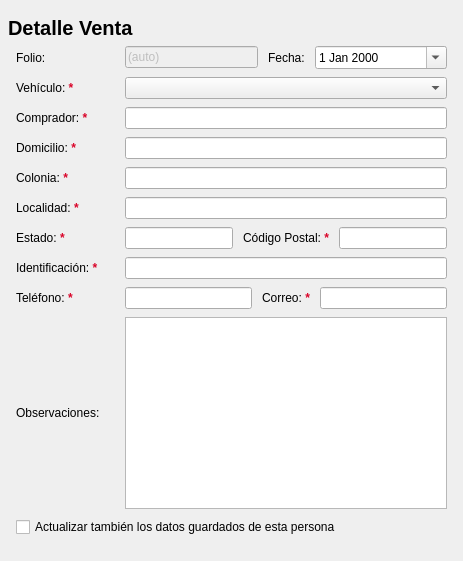
      <widget class="QFrame" name="saleDetailsCard">
       <layout class="QVBoxLayout" name="saleDetailsLayout">
        <property name="spacing">
         <number>-1</number>
        </property>
        <property name="leftMargin">
         <number>8</number>
        </property>
        <property name="topMargin">
         <number>16</number>
        </property>
        <property name="rightMargin">
         <number>8</number>
        </property>
        <property name="bottomMargin">
         <number>8</number>
        </property>
        <item>
         <widget class="QLabel" name="saleDetailsLabel">
          <property name="sizePolicy">
           <sizepolicy hsizetype="Preferred" vsizetype="Fixed">
            <horstretch>0</horstretch>
            <verstretch>0</verstretch>
           </sizepolicy>
          </property>
          <property name="font">
           <font>
            <pointsize>15</pointsize>
            <bold>true</bold>
           </font>
          </property>
          <property name="lineWidth">
           <number>1</number>
          </property>
          <property name="text">
           <string>Detalle Venta</string>
          </property>
          <property name="margin">
           <number>0</number>
          </property>
          <property name="class" stdset="0">
           <string>h3</string>
          </property>
         </widget>
        </item>
        <item>
         <widget class="QFrame" name="saleDetailsForm">
          <property name="sizePolicy">
           <sizepolicy hsizetype="Preferred" vsizetype="Preferred">
            <horstretch>0</horstretch>
            <verstretch>0</verstretch>
           </sizepolicy>
          </property>
          <layout class="QGridLayout" name="saleDetailsGrid">
           <property name="leftMargin">
            <number>8</number>
           </property>
           <property name="topMargin">
            <number>0</number>
           </property>
           <property name="rightMargin">
            <number>8</number>
           </property>
           <property name="bottomMargin">
            <number>16</number>
           </property>
           <property name="horizontalSpacing">
            <number>25</number>
           </property>
           <property name="verticalSpacing">
            <number>8</number>
           </property>
           <item row="0" column="1">
            <layout class="QGridLayout" name="saleDetailsSubForm1">
             <property name="horizontalSpacing">
              <number>10</number>
             </property>
             <property name="verticalSpacing">
              <number>-1</number>
             </property>
             <item row="0" column="0">
              <widget class="QLineEdit" name="folioEdit">
               <property name="enabled">
                <bool>false</bool>
               </property>
               <property name="text">
                <string>(auto)</string>
               </property>
              </widget>
             </item>
             <item row="0" column="1">
              <widget class="QLabel" name="dateLabel">
               <property name="text">
                <string>Fecha:</string>
               </property>
              </widget>
             </item>
             <item row="0" column="2">
              <widget class="QDateEdit" name="dateEdit">
               <property name="sizePolicy">
                <sizepolicy hsizetype="Expanding" vsizetype="Fixed">
                 <horstretch>0</horstretch>
                 <verstretch>0</verstretch>
                </sizepolicy>
               </property>
               <property name="calendarPopup">
                <bool>true</bool>
               </property>
              </widget>
             </item>
            </layout>
           </item>
           <item row="11" column="1">
            <widget class="QLineEdit" name="identificationEdit"/>
           </item>
           <item row="12" column="0">
            <widget class="QLabel" name="telefonoLabel">
             <property name="text">
              <string>&lt;html&gt;&lt;head/&gt;&lt;body&gt;&lt;p&gt;Teléfono: &lt;span style=&quot; font-weight:700; color:#d90429;&quot;&gt;*&lt;/span&gt;&lt;/p&gt;&lt;/body&gt;&lt;/html&gt;</string>
             </property>
            </widget>
           </item>
           <item row="3" column="0">
            <widget class="QLabel" name="vehiculoLabel">
             <property name="text">
              <string>&lt;html&gt;&lt;head/&gt;&lt;body&gt;&lt;p&gt;Vehículo: &lt;span style=&quot; font-weight:700; color:#d90429;&quot;&gt;*&lt;/span&gt;&lt;/p&gt;&lt;/body&gt;&lt;/html&gt;</string>
             </property>
            </widget>
           </item>
           <item row="0" column="0">
            <widget class="QLabel" name="folioLabel">
             <property name="text">
              <string>Folio: </string>
             </property>
            </widget>
           </item>
           <item row="11" column="0">
            <widget class="QLabel" name="identificacionLabel">
             <property name="text">
              <string>&lt;html&gt;&lt;head/&gt;&lt;body&gt;&lt;p&gt;Identificación: &lt;span style=&quot; font-weight:700; color:#d90429;&quot;&gt;*&lt;/span&gt;&lt;/p&gt;&lt;/body&gt;&lt;/html&gt;</string>
             </property>
            </widget>
           </item>
           <item row="12" column="1">
            <layout class="QGridLayout" name="saleDetailsSubForm3">
             <property name="horizontalSpacing">
              <number>10</number>
             </property>
             <property name="verticalSpacing">
              <number>-1</number>
             </property>
             <item row="0" column="1">
              <widget class="QLabel" name="emailLabel">
               <property name="text">
                <string>&lt;html&gt;&lt;head/&gt;&lt;body&gt;&lt;p&gt;Correo: &lt;span style=&quot; font-weight:700; color:#d90429;&quot;&gt;*&lt;/span&gt;&lt;/p&gt;&lt;/body&gt;&lt;/html&gt;</string>
               </property>
              </widget>
             </item>
             <item row="0" column="0">
              <widget class="QLineEdit" name="phoneEdit"/>
             </item>
             <item row="0" column="2">
              <widget class="QLineEdit" name="emailEdit"/>
             </item>
            </layout>
           </item>
           <item row="6" column="0">
            <widget class="QLabel" name="coloniaLabel">
             <property name="text">
              <string>&lt;html&gt;&lt;head/&gt;&lt;body&gt;&lt;p&gt;Colonia: &lt;span style=&quot; font-weight:700; color:#d90429;&quot;&gt;*&lt;/span&gt;&lt;/p&gt;&lt;/body&gt;&lt;/html&gt;</string>
             </property>
            </widget>
           </item>
           <item row="9" column="1">
            <layout class="QGridLayout" name="saleDetailsSubForm2">
             <property name="horizontalSpacing">
              <number>10</number>
             </property>
             <item row="0" column="1">
              <widget class="QLabel" name="zipCodeLabel">
               <property name="text">
                <string>&lt;html&gt;&lt;head/&gt;&lt;body&gt;&lt;p&gt;Código Postal: &lt;span style=&quot; font-weight:700; color:#d90429;&quot;&gt;*&lt;/span&gt;&lt;/p&gt;&lt;/body&gt;&lt;/html&gt;</string>
               </property>
              </widget>
             </item>
             <item row="0" column="0">
              <widget class="QLineEdit" name="stateEdit"/>
             </item>
             <item row="0" column="2">
              <widget class="QLineEdit" name="zipCodeEdit"/>
             </item>
            </layout>
           </item>
           <item row="7" column="1">
            <widget class="QLineEdit" name="localityEdit"/>
           </item>
           <item row="5" column="0">
            <widget class="QLabel" name="domicilioLabel">
             <property name="text">
              <string>&lt;html&gt;&lt;head/&gt;&lt;body&gt;&lt;p&gt;Domicilio: &lt;span style=&quot; font-weight:700; color:#d90429;&quot;&gt;*&lt;/span&gt;&lt;/p&gt;&lt;/body&gt;&lt;/html&gt;</string>
             </property>
            </widget>
           </item>
           <item row="5" column="1">
            <widget class="QLineEdit" name="residenceEdit"/>
           </item>
           <item row="9" column="0">
            <widget class="QLabel" name="estadoLabel">
             <property name="text">
              <string>&lt;html&gt;&lt;head/&gt;&lt;body&gt;&lt;p&gt;Estado: &lt;span style=&quot; font-weight:700; color:#d90429;&quot;&gt;*&lt;/span&gt;&lt;/p&gt;&lt;/body&gt;&lt;/html&gt;</string>
             </property>
            </widget>
           </item>
           <item row="14" column="0" colspan="2">
            <widget class="QCheckBox" name="updateBuyerRecordCheck">
             <property name="text">
              <string>Actualizar también los datos guardados de esta persona</string>
             </property>
            </widget>
           </item>
           <item row="4" column="1">
            <widget class="QLineEdit" name="buyerEdit"/>
           </item>
           <item row="13" column="1">
            <widget class="QTextEdit" name="observationsTextEdit">
             <property name="enabled">
              <bool>true</bool>
             </property>
             <property name="sizePolicy">
              <sizepolicy hsizetype="Expanding" vsizetype="Minimum">
               <horstretch>0</horstretch>
               <verstretch>0</verstretch>
              </sizepolicy>
             </property>
             <property name="minimumSize">
              <size>
               <width>0</width>
               <height>30</height>
              </size>
             </property>
            </widget>
           </item>
           <item row="3" column="1">
            <widget class="QComboBox" name="vehicleCombo"/>
           </item>
           <item row="4" column="0">
            <widget class="QLabel" name="compradorLabel">
             <property name="text">
              <string>&lt;html&gt;&lt;head/&gt;&lt;body&gt;&lt;p&gt;Comprador: &lt;span style=&quot; font-weight:700; color:#d90429;&quot;&gt;*&lt;/span&gt;&lt;/p&gt;&lt;/body&gt;&lt;/html&gt;</string>
             </property>
            </widget>
           </item>
           <item row="13" column="0">
            <widget class="QLabel" name="observacionesLabel">
             <property name="text">
              <string>&lt;html&gt;&lt;head/&gt;&lt;body&gt;&lt;p&gt;Observaciones:&lt;/p&gt;&lt;/body&gt;&lt;/html&gt;</string>
             </property>
            </widget>
           </item>
           <item row="6" column="1">
            <widget class="QLineEdit" name="suburbEdit"/>
           </item>
           <item row="7" column="0">
            <widget class="QLabel" name="localidadLabel">
             <property name="text">
              <string>&lt;html&gt;&lt;head/&gt;&lt;body&gt;&lt;p&gt;Localidad: &lt;span style=&quot; font-weight:700; color:#d90429;&quot;&gt;*&lt;/span&gt;&lt;/p&gt;&lt;/body&gt;&lt;/html&gt;</string>
             </property>
            </widget>
           </item>
          </layout>
         </widget>
        </item>
       </layout>
      </widget>
